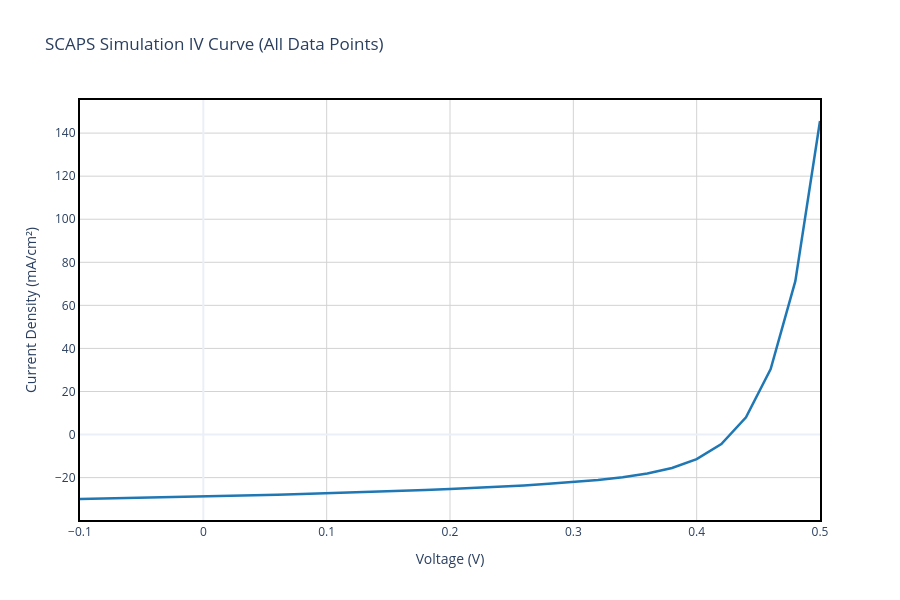

Notebook code for this chart:
### Markdown cell above
## Section 3: SCAPS Simulations Overview

### What is SCAPS?
**SCAPS** (Solar Cell Capacitance Simulator) is a specialized software tool developed at Ghent University for simulating the electrical behavior of thin-film photovoltaic devices. It solves Poisson's equation and the continuity equations in a multi-layer semiconductor structure to predict device performance under certain test conditions.

### SCAPS Simulation Methodology
SCAPS performs detailed numerical simulations of solar cells by:

1. **Device Architecture Definition**: Specifies material layers, thickness, doping levels, and defect parameters
2. **Physical Parameters**: Sets electron and hole transport properties, recombination mechanisms, and optical characteristics
3. **Numerical Solution**: Solves coupled differential equations:
   - **Poisson Equation**: $\frac{d^2\phi}{dx^2} = -\frac{q}{\varepsilon_0\varepsilon_r}(p - n + N_D^+ - N_A^-)$
   - **Continuity Equations**: 
     - Electrons: $\frac{\partial n}{\partial t} = \frac{1}{q}\frac{\partial J_n}{\partial x} - (U - G)$
     - Holes: $\frac{\partial p}{\partial t} = - \frac{1}{q}\frac{\partial J_p}{\partial x} - (U - G)$

   where $\phi$ is electrostatic potential, $q$ is elementary charge, $n$ and $p$ are electron and hole concentrations, $J_n$ and $J_p$ are current densities, $G$ is generation rate, and $U$ is recombination rate.

4. **I-V Characteristics**: Calculates the J-V curve by sweeping applied voltage and computing resulting current

### Key Physical Processes in SCAPS
- **Photocurrent Generation**: Incident photons with energy > bandgap create electron-hole pairs
- **Carrier Transport**: Electrons and holes drift under electric field and diffuse down concentration gradients
- **Recombination**: Losses from multiple recombination mechanisms (radiative, Auger, defect-assisted SRH)
- **Interface Effects**: Band alignment, interfacial defects, and charge extraction barriers

### Output from SCAPS
SCAPS generates J-V curves showing current density (mA/cm²) as a function of applied voltage (V), along with derived parameters: $V_{oc}$, $J_{sc}$, and efficiency $\eta$. Multiple simulations with varied parameters (e.g., thickness, doping, defect density) help identify optimal device configurations.

In this Simulation standard conditions were used (STC: 1000 W/m², AM1.5 spectrum, 25°C).

### Code cell
# Read the SCAPS file (IV format - whitespace/tab separated)
sim_file = "C:/Users/jp_ol/OneDrive\Ambiente de Trabalho/TESE/Data_Analysis/data/CdS3_1/CdS3_1_beginning.xlsx"
sim_df_raw = pd.read_excel(sim_file, header=None, dtype=str)

# Find where the parameters for each simulation start
batch_indices = sim_df_raw[sim_df_raw.apply(lambda row: row.astype(str).str.contains("Batch parameters", na=False).any(), axis=1)].index.tolist()

# Check if there are any batch parameters (batch processing) or if it's a single curve
if len(batch_indices) == 0:
    print("⚠️  No batch parameters found. Treating as single JV curve (no batch).")
    # For single curve without batch, find the voltage header row
    scaps_data = []
    
    # Find the row with "v(V)" as the header (case-insensitive, with flexible whitespace)
    voltage_row_idx = None
    for i in range(len(sim_df_raw)):
        cell_val = str(sim_df_raw.iloc[i, 0]).strip().lower()
        if 'v(v)' in cell_val:  # Look for exact match "v(v)"
            voltage_row_idx = i
            break
    
    if voltage_row_idx is None:
        raise ValueError("❌ Could not find 'v(V)' header in SCAPS file. Check file format.")
    
    print(f"   Found header at row {voltage_row_idx}")
    
    # Extract IV Curves starting from the row after the header  
    iv_rows = []
    for j in range(voltage_row_idx + 1, len(sim_df_raw)):
        try:
            v = float(sim_df_raw.iloc[j, 0])
            j_curr = float(sim_df_raw.iloc[j, 1])
            iv_rows.append([v, j_curr])
        except (ValueError, TypeError):
            # Skip non-numeric rows and continue reading (don't break early)
            pass
    
    if len(iv_rows) > 0:
        iv_df = pd.DataFrame(iv_rows, columns=['v(V)', 'jtot(mA/cm2)'])
        
        # Extract Performance Parameters if available
        voc = jsc = ff = eta = np.nan
        # Search for performance metrics in the data below or above the IV table
        for i in range(min(voltage_row_idx + 300, len(sim_df_raw))):
            col0 = str(sim_df_raw.iloc[i, 0]).strip()
            try:
                val1 = float(sim_df_raw.iloc[i, 1])
                if "Voc" in col0: voc = val1
                elif "Jsc" in col0: jsc = val1
                elif "FF" in col0: ff = val1
                elif "eta" in col0: eta = val1
            except:
                pass
        
        scaps_data.append({
            'label': 'SCAPS Simulation',
            'batch_params': [],
            'v(V)': iv_df['v(V)'].values,
            'jtot(mA/cm2)': iv_df['jtot(mA/cm2)'].values,
            'Voc': voc, 'Jsc': jsc, 'FF': ff, 'eta': eta
        })
        print(f"✅ Successfully loaded single JV curve with {len(iv_rows)} data points")
        print(f"   V range: [{iv_df['v(V)'].min():.3f}, {iv_df['v(V)'].max():.3f}] V")
        print(f"   J range: [{iv_df['jtot(mA/cm2)'].min():.3f}, {iv_df['jtot(mA/cm2)'].max():.3f}] mA/cm²")
    else:
        raise ValueError("❌ No valid IV data points found in SCAPS file. Check file format.")

else:
    # Original batch processing code
    print(f"✅ Found {len(batch_indices)} batch simulations. Processing batch mode...")
    scaps_data = []
    
    for idx in batch_indices:
        # 1. Extract first 2 Batch Parameters only
        batch_params = []
        for j in range(idx + 1, min(idx + 3, len(sim_df_raw))):  # Only extract 2 lines (idx+1 and idx+2)
            param_name = str(sim_df_raw.iloc[j, 0]).strip()
            param_val_raw = sim_df_raw.iloc[j, 1]
            
            # Stop if blank
            if pd.isna(param_name) or param_name == "":
                break
                
            # Try to convert to float and format in scientific notation
            try:
                param_val_float = float(param_val_raw)
                # Format as scientific notation
                param_val = f"{param_val_float:.2e}"
            except:
                param_val = str(param_val_raw).strip()
            
            batch_params.append((param_name, param_val))
        
        # Get the first param for the label
        label = f"{batch_params[0][0]} {batch_params[0][1]}" if batch_params else "Unknown"
        
        # 2. Extract IV Curves (Searching from the Voltage section until Voc is found)
        iv_rows = []
        for j in range(idx + 5, min(idx + 80, len(sim_df_raw))):
            row0 = str(sim_df_raw.iloc[j, 0]).strip()
            row1 = str(sim_df_raw.iloc[j, 1]).strip()
            if pd.isna(sim_df_raw.iloc[j, 0]) or "Voc" in row0:
                if "Voc" in row0: break
                continue # Skip empty rows
            try:
                iv_rows.append([float(row0), float(row1)])
            except ValueError:
                pass
                
        iv_df = pd.DataFrame(iv_rows, columns=['v(V)', 'jtot(mA/cm2)'])
        
        # 3. Extract Performance Parameters (Voc, Jsc, FF, eta)
        metrics_block = sim_df_raw.iloc[idx : min(idx + 80, len(sim_df_raw))]
        voc = jsc = ff = eta = np.nan
        for _, row in metrics_block.iterrows():
            col0 = str(row[0]).strip()
            val1 = str(row[1]).strip()
            if "Voc =" in col0: voc = float(val1)
            elif "Jsc =" in col0: jsc = float(val1)
            elif "FF =" in col0: ff = float(val1)
            elif "eta =" in col0: eta = float(val1)
                
        scaps_data.append({
            'label': label,
            'batch_params': batch_params,
            'v(V)': iv_df['v(V)'].values,
            'jtot(mA/cm2)': iv_df['jtot(mA/cm2)'].values,
            'Voc': voc, 'Jsc': jsc, 'FF': ff, 'eta': eta
        })

# Verify we have data
if len(scaps_data) == 0:
    raise ValueError("❌ No SCAPS simulation data could be extracted. Check file format and paths.")

# Extract performance parameters from the data if not found in file
# For single curve case, calculate from IV curve
if len(scaps_data) == 1 and (np.isnan(scaps_data[0]['Voc']) or np.isnan(scaps_data[0]['Jsc'])):
    d = scaps_data[0]
    v_curve = d['v(V)']
    j_curve = d['jtot(mA/cm2)']
    
    # Voc: find where J crosses zero
    zero_cross_idx = np.argmin(np.abs(j_curve))
    voc_calculated = v_curve[zero_cross_idx]
    
    # Jsc: J value at V=0
    jsc_calculated = abs(float(np.interp(0.0, v_curve, j_curve))) if v_curve.min() <= 0 <= v_curve.max() else abs(j_curve[0])
    
    if np.isnan(d['Voc']): d['Voc'] = voc_calculated
    if np.isnan(d['Jsc']): d['Jsc'] = jsc_calculated
    
    # If FF and eta are still NaN, set to 0 as placeholder (will be marked as N/A)
    if np.isnan(d['FF']): d['FF'] = 0
    if np.isnan(d['eta']): d['eta'] = 0
    
    print(f"   Calculated performance from IV curve:")
    print(f"   Voc: {d['Voc']:.4f} V, Jsc: {d['Jsc']:.4f} mA/cm²")

# Compute experimental limits for filtering
EXP_V_MAX = exp_data['v(V)'].max()
EXP_J_MAX = exp_data['jtot(mA/cm2)'].max()

# ------------------ PLOT 2: SCAPS DATA ONLY (ALL POINTS, NO LIMITS) ------------------
fig2 = go.Figure()
for i, d in enumerate(scaps_data):
    # NO FILTERING - show all SCAPS data points
    
    # Text to display when hovering over the data points
    hover_text = f"<b>{d['label']}</b><br>Voc: {d['Voc']:.4f} V<br>Jsc: {d['Jsc']:.4f} mA/cm²<br>FF: {d['FF']:.2f} %<br>η: {d['eta']:.2f} %"
    
    # Name displayed in the legend
    legend_name = f"Simulation {i+1}" if len(scaps_data) > 1 else d['label']
    
    fig2.add_trace(go.Scatter(
        x=d['v(V)'], y=d['jtot(mA/cm2)'], mode='lines', 
        name=legend_name, hoverinfo='text', hovertext=hover_text,
        line=dict(color='#1f77b4', width=2.5)
    ))

fig2.update_xaxes(showline=True, linewidth=2, linecolor='black', mirror=True)
fig2.update_yaxes(showline=True, linewidth=2, linecolor='black', mirror=True)
fig2.update_layout(
    title='SCAPS Simulation IV Curve (All Data Points)',
    xaxis_title='Voltage (V)', yaxis_title='Current Density (mA/cm²)',
    hovermode='closest', template='plotly_white', width=900, height=600,
    plot_bgcolor='white',
    xaxis=dict(showgrid=True, gridwidth=1, gridcolor='lightgray'),
    yaxis=dict(showgrid=True, gridwidth=1, gridcolor='lightgray')
)
fig2.show()
fig2.write_image(os.path.join(plots_dir, 'SCAPS_All_Data.png'), width=900, height=600)
print(f"✅ Saved Plot 2 to {plots_dir}/SCAPS_All_Data.png")
# Print SCAPS data range
for d in scaps_data:
    v_arr = np.asarray(d['v(V)'], dtype=float)
    j_arr = np.asarray(d['jtot(mA/cm2)'], dtype=float)
    print(f"   SCAPS data range: V ∈ [{float(np.nanmin(v_arr)):.3f}, {float(np.nanmax(v_arr)):.3f}] V")
    print(f"                     J ∈ [{float(np.nanmin(j_arr)):.2f}, {float(np.nanmax(j_arr)):.2f}] mA/cm²")

### Figure 1 — Plotly figure (JSON) as saved in the notebook; plotly's stock layout.template omitted (floating-point values rounded to 4 significant figures)
{"data": [{"hoverinfo": "text", "hovertext": "<b>SCAPS Simulation</b><br>Voc: 0.4281 V<br>Jsc: 28.7602 mA/cm²<br>FF: 54.91 %<br>η: 6.76 %", "line": {"color": "#1f77b4", "width": 2.5}, "mode": "lines", "name": "SCAPS Simulation", "type": "scatter", "x": [NaN, -0.1, -0.08, -0.06, -0.04, -0.02, 0.0, 0.02, 0.04, 0.06, 0.08, 0.1, 0.12, 0.14, 0.16, 0.18, 0.2, 0.22, 0.24, 0.26, 0.28, 0.3, 0.32, 0.34, 0.36, 0.38, 0.4, 0.42, 0.44, 0.46, 0.48, 0.5, NaN], "y": [NaN, -29.93, -29.71, -29.49, -29.26, -29.02, -28.76, -28.49, -28.21, -27.92, -27.61, -27.29, -26.94, -26.57, -26.18, -25.76, -25.3, -24.8, -24.24, -23.61, -22.9, -22.08, -21.08, -19.81, -18.08, -15.51, -11.4, -4.39, 8.008, 30.41, 71.22, 145.6, NaN]}], "layout": {"height": 600, "hovermode": "closest", "plot_bgcolor": "white", "title": {"text": "SCAPS Simulation IV Curve (All Data Points)"}, "width": 900, "xaxis": {"gridcolor": "lightgray", "gridwidth": 1, "linecolor": "black", "linewidth": 2, "mirror": true, "showgrid": true, "showline": true, "title": {"text": "Voltage (V)"}}, "yaxis": {"gridcolor": "lightgray", "gridwidth": 1, "linecolor": "black", "linewidth": 2, "mirror": true, "showgrid": true, "showline": true, "title": {"text": "Current Density (mA/cm²)"}}}}
